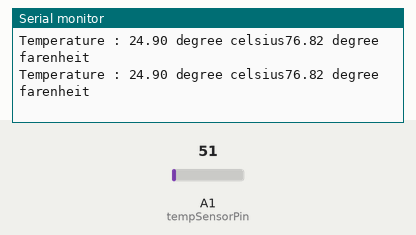
A sketch run on a simulated Arduino Uno, built with avr-gcc and run on an emulated ATmega328P. On the bench: the last lines printed to the serial monitor. The inputs (shaded band) are chosen by the test bench; at power-on: A1 (tempSensorPin) = 51.

Above: at 1.8 s.
1.9 s: A1 (tempSensorPin) set to 61
At 2.6 s:
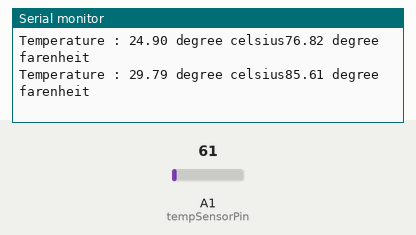
3.4 s: A1 (tempSensorPin) set to 71
At 4.8 s:
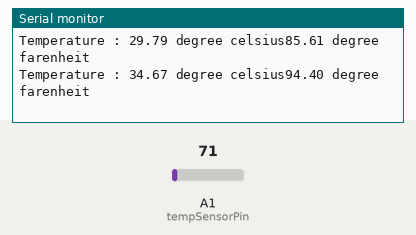
Timing chart, 0 to 6.4 s (numbered marks = the images above; inputs shaded):
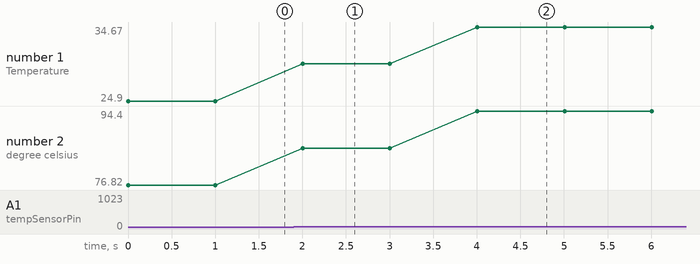

Measured:
- after the input at 1.9 s, the serial monitor: prints a new line after 0.10 s (image 1)
- after the input at 3.4 s, the serial monitor: prints a new line after 0.61 s (image 2)
- plotted number 1: 24.9 → 29.79 after the input at 1.9 s, 29.79 → 34.67 after the input at 3.4 s
- plotted number 2: 76.82 → 85.61 after the input at 1.9 s, 85.61 → 94.4 after the input at 3.4 s

The sketch:

task-07-lm35TempSensor.ino
```cpp
/*
 * Task -07
 * Read LM35 Temperature sensor
 */

int tempSensorPin = A1;
int tempSensorValue = 0;
void setup() {
  Serial.begin(9600);
}

void loop() {
  tempSensorValue = analogRead(tempSensorPin);
  float mv = (tempSensorValue/1024.0)*5000;
  float cel = mv/10;
  float farh = (cel*9)/5 + 32;

  Serial.print("Temperature : ");
  Serial.print(cel);
  Serial.print(" degree celsius");
  Serial.print(farh);
  Serial.print(" degree farenheit");
  Serial.println();
  delay(1000);
}
```
